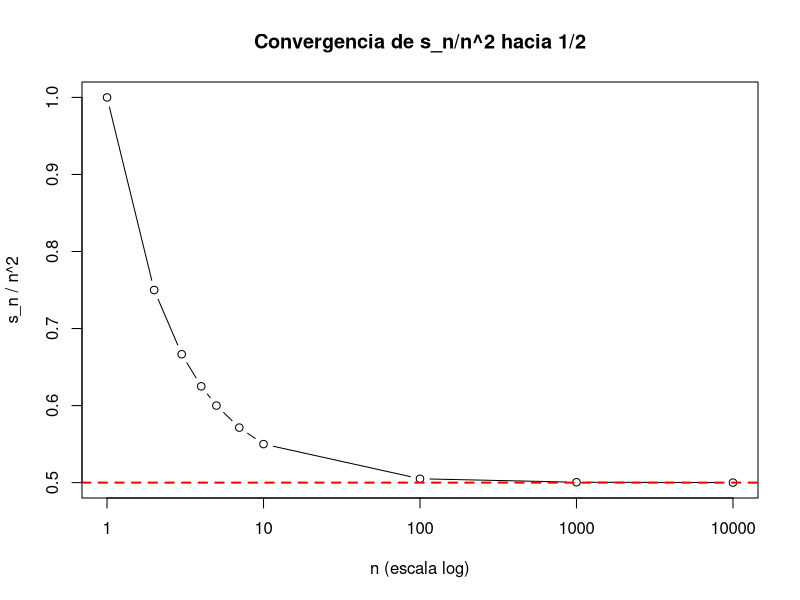

Generate this figure with R:
# Ejercicio 7. Explorando sucesiones infinitas
#
# Se considera la sucesion
#   s_n = 1 + 2 + ... + n
#
# 1) Explicar por que s_n cuenta el numero de piezas de domino con n simbolos.
#    (ejemplo: s_7 = 28 para el domino tradicional)
#    Puede un juego de domino (no tradicional) tener 25 fichas?
#
# 2) Escribir un codigo en R para ilustrar que:
#      lim_{n->infty} s_n / n^2 = 1/2
#    Sugerencia: usar una expresion simplificada de s_n.

# -----------------------
# Parte 1: domino (punto 1)
# -----------------------

# Numero de fichas de un domino "completo" con n simbolos:
# s_n = n(n+1)/2
n_domino <- 7
s7 <- n_domino * (n_domino + 1) / 2
s7 # Resultado esperado para domino tradicional: 28

# Verificar si 25 es un numero triangular (existe n entero con n(n+1)/2 = 25)
objetivo <- 25
n_sol <- (-1 + sqrt(1 + 8 * objetivo)) / 2
es_triangular <- abs(n_sol - round(n_sol)) < 1e-12

n_sol
es_triangular # FALSE => 25 no corresponde a un domino completo "tradicional"

# Aun asi, un juego NO tradicional puede tener 25 fichas
# (por ejemplo, tomar 25 de las 28 fichas del domino de 7 simbolos).
simbolos <- 0:6
fichas_ordenadas <- expand.grid(a = simbolos, b = simbolos)
fichas_unicas <- fichas_ordenadas[fichas_ordenadas$a <= fichas_ordenadas$b, ]

nrow(fichas_unicas) # 28 fichas totales
fichas_25 <- fichas_unicas[1:25, ]
nrow(fichas_25) # 25 fichas en un juego no tradicional

# -----------------------
# Parte 2: Ilustracion
# -----------------------

# Formula cerrada (sumatoria triangular):
#   s_n = 1 + 2 + ... + n = n(n+1)/2
n_vals <- c(1, 2, 3, 4, 5, 7, 10, 100, 1000, 10000)
s_n <- n_vals * (n_vals + 1) / 2
ratio <- s_n / (n_vals^2)
error <- abs(ratio - 1/2)

tabla <- data.frame(
  n = n_vals,
  s_n = s_n,
  s_n_over_n2 = ratio,
  error_abs_vs_1_2 = error
)
tabla

# Resultado (ejemplo con estos n_vals):
#   n=1     s_n=1        s_n/n^2=1.0000000  error=0.50000000
#   n=2     s_n=3        s_n/n^2=0.7500000  error=0.25000000
#   n=3     s_n=6        s_n/n^2=0.6666667  error=0.16666667
#   n=4     s_n=10       s_n/n^2=0.6250000  error=0.12500000
#   n=5     s_n=15       s_n/n^2=0.6000000  error=0.10000000
#   n=7     s_n=28       s_n/n^2=0.5714286  error=0.07142857
#   n=10    s_n=55       s_n/n^2=0.5500000  error=0.05000000
#   n=100   s_n=5050     s_n/n^2=0.5050000  error=0.00500000
#   n=1000  s_n=500500   s_n/n^2=0.5005000  error=0.00050000
#   n=10000 s_n=50005000 s_n/n^2=0.5000500  error=0.00005000
# Se observa que s_n/n^2 se acerca a 1/2.

# Graficar (guardando a archivo, sin depender de GUI).
png("ejercicio7_limit_ratio.png", width = 900, height = 520)
plot(n_vals, ratio,
     type = "b",
     log = "x",
     xlab = "n (escala log)",
     ylab = "s_n / n^2",
     main = "Convergencia de s_n/n^2 hacia 1/2")
abline(h = 1/2, col = "red", lty = 2, lwd = 2)
dev.off()

# --------------------------------------------------------------------
# Explicacion (que se esta haciendo realmente en el Ejercicio 7)
#
# Parte 1: por que s_n cuenta fichas de domino
# En el domino tradicional con n simbolos, las fichas corresponden a pares
# (i, j) con i <= j, donde i y j recorren los n simbolos.
#
# Para i = 1 (o el primer valor), hay n opciones para j.
# Para i = 2, hay n-1 opciones para j.
# ...
# Para i = n, hay 1 opcion para j.
#
# Entonces el total de fichas es:
#   n + (n-1) + ... + 1 = 1 + 2 + ... + n = s_n.
#
# Por eso, por ejemplo, si n = 7:
#   s_7 = 1 + 2 + ... + 7 = 28.
#
# Puede un juego (no tradicional) tener 25 fichas?
# - Si exigieras "exactamente" el domino tradicional (todas las combinaciones),
#   entonces el numero de fichas tiene que ser triangular: s_n.
#   Como 25 no es triangular, no existiria un "tradicional" con exactamente 25.
# - Pero en un juego no tradicional puedes escoger un subconjunto de fichas:
#   por ejemplo, el tradicional con n=7 tiene 28 fichas, asi que puedes quedarte
#   con 25 (quitando 3) y formar un juego no tradicional con 25 fichas.
#
# Parte 2: por que s_n/n^2 -> 1/2
# Usamos la expresion simplificada:
#   s_n = n(n+1)/2
# Entonces:
#   s_n / n^2 = [n(n+1)/2] / n^2 = (n+1)/(2n) = 1/2 + 1/(2n).
# Como 1/(2n) -> 0 cuando n -> infinito, el limite vale 1/2.
# En el codigo se calcula s_n y el cociente s_n/n^2 para n cada vez mas grandes
# y se verifica numericamente que se acerca a 0.5.
# --------------------------------------------------------------------
